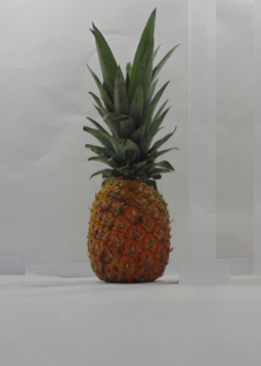
#> input picture Week8/Pineapple1.png, 261 x 366 px, found by its file name
$ python Pineapple_PCA_1.py
#> lines starting #> are read from the running program, lines starting #| are printed output that depends on the picture
# Introduction to Artificial Intelligence
# PCA Dimensionality Reduction of pineapple image pixels, part 1
# By Juan Carlos Rojas

import matplotlib.pyplot as plt
import skimage.io
import mpl_toolkits.mplot3d
import numpy as np
import sklearn.decomposition

# Load image
img = skimage.io.imread("pineapple1.png")
#> img is the input picture: shape (366, 261, 4); mean R, G, B, A 149.9, 147.7, 143, 255

# Reshape as a vector of pixels, each with 3 color components
pixels = img[:,:,0:3].reshape(-1,3)

# Select a random subset
subset_len = 5000
total_len = pixels.shape[0]
#> total_len = 95526
reorder_map = np.random.permutation(total_len)
subset_map = reorder_map[0:subset_len]
pixels_subset = pixels[subset_map]

print("Computing PCA reduction")
pca = sklearn.decomposition.PCA(n_components=2)
data_2d = pca.fit_transform(pixels_subset)
#> data_2d = 5000 pairs, first value -220.8 to 98.03, second value -26.74 to 54.07

# Plot a scatterplot of the two transformed components
plt.plot(data_2d[:,0], data_2d[:,1], ".")
plt.show()
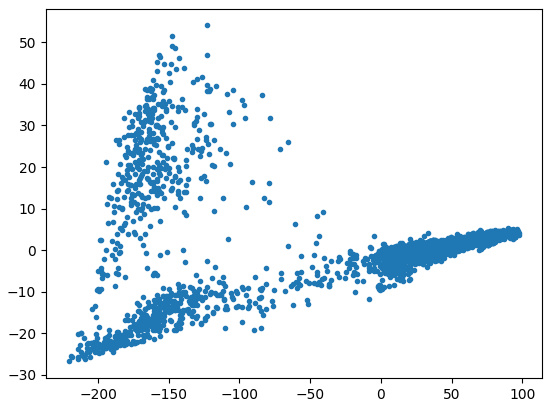
#> figure drawn by matplotlib, 1 panel
